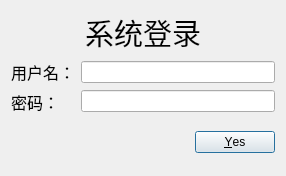
<?xml version="1.0" encoding="UTF-8"?>
<ui version="4.0">
 <class>LoginDialog</class>
 <widget class="QDialog" name="LoginDialog">
  <property name="geometry">
   <rect>
    <x>0</x>
    <y>0</y>
    <width>286</width>
    <height>176</height>
   </rect>
  </property>
  <property name="windowTitle">
   <string>Dialog</string>
  </property>
  <layout class="QGridLayout" name="gridLayout">
   <item row="0" column="0">
    <layout class="QVBoxLayout" name="verticalLayout_4">
     <item>
      <layout class="QVBoxLayout" name="verticalLayout_3">
       <item>
        <widget class="QLabel" name="label_3">
         <property name="font">
          <font>
           <pointsize>22</pointsize>
          </font>
         </property>
         <property name="text">
          <string>系统登录</string>
         </property>
         <property name="alignment">
          <set>Qt::AlignmentFlag::AlignCenter</set>
         </property>
        </widget>
       </item>
       <item>
        <layout class="QHBoxLayout" name="horizontalLayout">
         <item>
          <layout class="QVBoxLayout" name="verticalLayout">
           <item>
            <widget class="QLabel" name="label">
             <property name="font">
              <font>
               <pointsize>12</pointsize>
              </font>
             </property>
             <property name="text">
              <string>用户名：</string>
             </property>
            </widget>
           </item>
           <item>
            <widget class="QLabel" name="label_2">
             <property name="font">
              <font>
               <pointsize>12</pointsize>
              </font>
             </property>
             <property name="layoutDirection">
              <enum>Qt::LayoutDirection::LeftToRight</enum>
             </property>
             <property name="text">
              <string>密码：</string>
             </property>
             <property name="scaledContents">
              <bool>false</bool>
             </property>
             <property name="wordWrap">
              <bool>false</bool>
             </property>
            </widget>
           </item>
          </layout>
         </item>
         <item>
          <layout class="QVBoxLayout" name="verticalLayout_2">
           <item>
            <widget class="QLineEdit" name="lineEdit_2"/>
           </item>
           <item>
            <widget class="QLineEdit" name="lineEdit"/>
           </item>
          </layout>
         </item>
        </layout>
       </item>
      </layout>
     </item>
     <item>
      <widget class="QDialogButtonBox" name="buttonBox">
       <property name="sizePolicy">
        <sizepolicy hsizetype="Expanding" vsizetype="Expanding">
         <horstretch>0</horstretch>
         <verstretch>0</verstretch>
        </sizepolicy>
       </property>
       <property name="orientation">
        <enum>Qt::Orientation::Horizontal</enum>
       </property>
       <property name="standardButtons">
        <set>QDialogButtonBox::StandardButton::Yes</set>
       </property>
      </widget>
     </item>
    </layout>
   </item>
  </layout>
 </widget>
 <resources/>
 <connections>
  <connection>
   <sender>buttonBox</sender>
   <signal>accepted()</signal>
   <receiver>LoginDialog</receiver>
   <slot>accept()</slot>
   <hints>
    <hint type="sourcelabel">
     <x>248</x>
     <y>254</y>
    </hint>
    <hint type="destinationlabel">
     <x>157</x>
     <y>274</y>
    </hint>
   </hints>
  </connection>
  <connection>
   <sender>buttonBox</sender>
   <signal>rejected()</signal>
   <receiver>LoginDialog</receiver>
   <slot>reject()</slot>
   <hints>
    <hint type="sourcelabel">
     <x>316</x>
     <y>260</y>
    </hint>
    <hint type="destinationlabel">
     <x>286</x>
     <y>274</y>
    </hint>
   </hints>
  </connection>
 </connections>
</ui>
